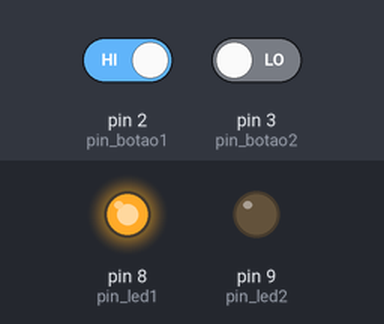
Bench run of a sketch on a simulated Arduino Uno, built with avr-gcc and run on an emulated ATmega328P. Parts: output pins drawn as LEDs (lit = HIGH). The inputs (shaded band) are chosen by the test bench; at power-on: pin 2 (pin_botao1) HIGH, pin 3 (pin_botao2) LOW.

Above: at 1.2 s.
1.3 s: pin 2 (pin_botao1) driven LOW and pin 3 (pin_botao2) driven HIGH
At 2.0 s:
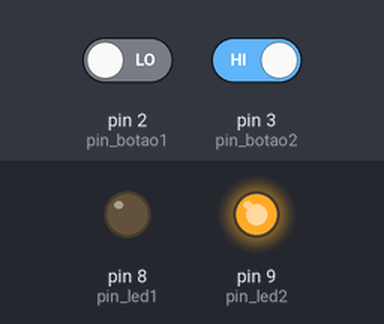
2.8 s: pin 2 (pin_botao1) driven HIGH
At 3.1 s:
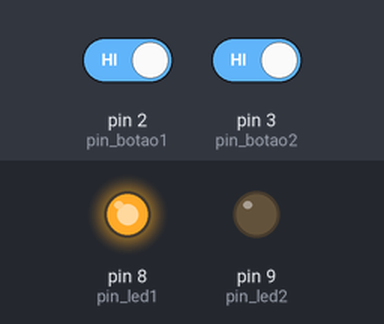
4.3 s: pin 2 (pin_botao1) driven LOW
At 5.5 s:
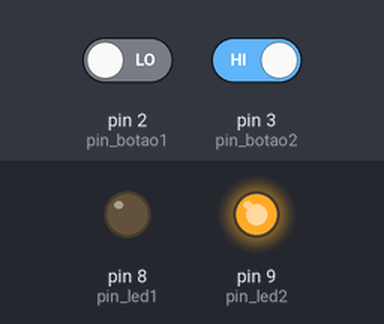
Timing chart, 0 to 7.3 s (numbered marks = the images above; inputs shaded):
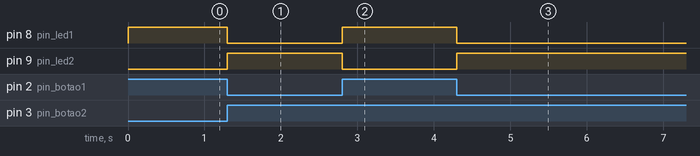

The sketch:

Atividade1.ino
```cpp
#define pin_led1 8
#define pin_led2 9

#define pin_botao1 2
#define pin_botao2 3
void setup()
{
  pinMode(pin_led1, OUTPUT); // semáforo A
  pinMode(pin_led2, OUTPUT); // semáforo B

  pinMode(pin_botao1, INPUT); // sensor rua A
  pinMode(pin_botao2, INPUT); // sensor rua B
}

void loop() {
 bool estadoA = digitalRead(pin_botao1);
 bool estadoB = digitalRead(pin_botao2);

  if (estadoA == 0 && estadoB == 0) {
    digitalWrite(pin_led1, HIGH);
    digitalWrite(pin_led2, LOW);
  }

  if (estadoB == 1 && estadoA == 0) {
    digitalWrite(pin_led2, HIGH);
    digitalWrite(pin_led1, LOW);
  }

   if (estadoB == 0 && estadoA == 1) {
    digitalWrite(pin_led1, HIGH);
    digitalWrite(pin_led2, LOW);
  }

  if (estadoA == 1 && estadoB == 1) {
    digitalWrite(pin_led1, HIGH);
    digitalWrite(pin_led2, LOW);
  }
}
```

Measured:
- after the input at 1.3 s, pin 8 (pin_led1): HIGH → LOW at once; pin 9 (pin_led2): LOW → HIGH at once
- after the input at 2.8 s, pin 8 (pin_led1): LOW → HIGH at once; pin 9 (pin_led2): HIGH → LOW at once
- after the input at 4.3 s, pin 8 (pin_led1): HIGH → LOW at once; pin 9 (pin_led2): LOW → HIGH at once
